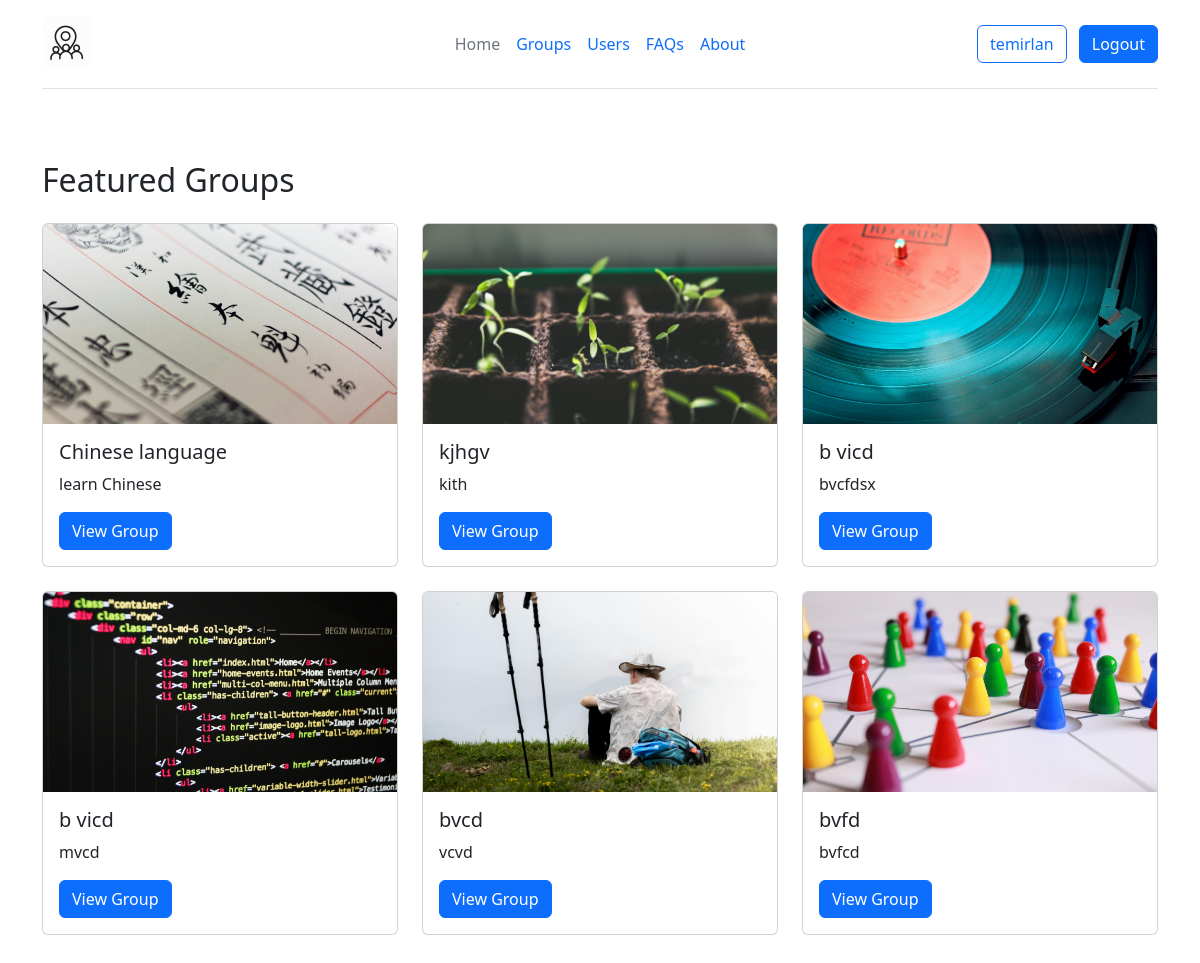
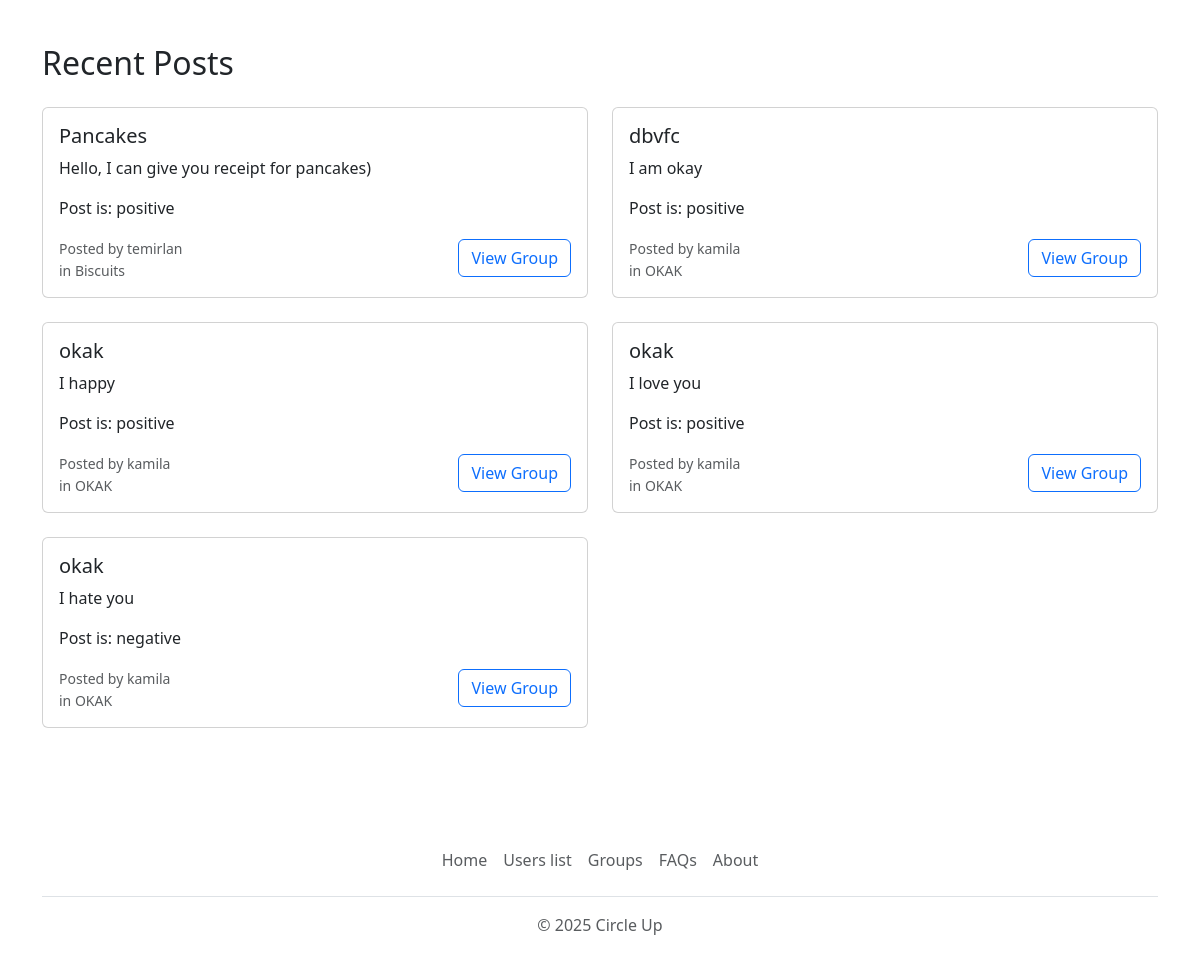
The app's page / (signed in) with its own data (2 pictures, top to bottom).
### app.py (models this page shows, shortened)
class User(db.Model):
    id = db.Column(db.Integer, primary_key=True)
    username = db.Column(db.String(20), unique=True, nullable=False)
    email = db.Column(db.String(256), unique=True, nullable=False)
    location = db.Column(db.String(20))
    image_profile = db.Column(db.String(20), nullable=False, default='default.jpg')
    password = db.Column(db.String(60), nullable=False)
    date_created = db.Column(db.DateTime, nullable=False, default=datetime.utcnow)
    posts = db.relationship('Post', backref='author', lazy=True)
    groups_admin = db.relationship('Group', backref='admin', lazy=True)

class Group(db.Model):
    id = db.Column(db.Integer, primary_key=True)
    name = db.Column(db.String(100), nullable=False)
    description = db.Column(db.Text)
    admin_id = db.Column(db.Integer, db.ForeignKey('user.id'), nullable=False)
    image = db.Column(db.String(20), nullable=False, default='default.jpg')
    date_created = db.Column(db.DateTime, nullable=False, default=datetime.utcnow)
    posts = db.relationship('Post', backref='group', lazy=True)
    members = db.relationship('User', secondary=group_members, backref=db.backref('groups', lazy='dynamic'))

class Post(db.Model):
    id = db.Column(db.Integer, primary_key=True)
    title = db.Column(db.String(100), nullable=False)
    date_posted = db.Column(db.DateTime, nullable=False, default=datetime.utcnow)
    content = db.Column(db.Text, nullable=False)
    user_id = db.Column(db.Integer, db.ForeignKey('user.id'), nullable=False)
    group_id = db.Column(db.Integer, db.ForeignKey('group.id'), nullable=False)
    image = db.Column(db.String(20), nullable=False, default='default.jpg')
    sentimental = db.Column(db.String(100), default="neutral")

### app.py (the view)
@app.route('/')
def index():
    groups = Group.query.order_by(Group.date_created.desc()).limit(6).all()
    posts = Post.query.order_by(Post.date_posted.desc()).limit(8).all()
    return render_template('homepage.html', groups=groups, posts=posts)

### templates/homepage.html (shortened to what this page needs)
{% extends 'base.html' %}
{% block content %}
<div class="container py-5">
    <div class="row mb-5">
        <h2 class="mb-4">Featured Groups</h2>
        {% for group in groups %}
        <div class="col-md-4 mb-4">
            <div class="card h-100">
                <img src="/static/group_images/{{ group.image }}" class="card-img-top" alt="{{ group.name }}"
                     style="height: 200px; object-fit: cover;">
                <div class="card-body">
                    <h5 class="card-title">{{ group.name }}</h5>
                    <p class="card-text">{{ group.description }}</p>
                    {% if session.get('user_id') %}
                    <a href="{{ url_for('group_page', group_id=group.id) }}" class="btn btn-primary">View Group</a>
                    {% else %}
                    <a href="{{ url_for('login') }}" class="btn btn-primary">Login to Join</a>
                    {% endif %}
                </div>
            </div>
        </div>
        {% endfor %}
    </div>
    <div class="row">
        <h2 class="mb-4">Recent Posts</h2>
        {% for post in posts %}
        <div class="col-md-6 mb-4">
            <div class="card">
                <div class="card-body">
                    <h5 class="card-title">{{ post.title }}</h5>
                    <p class="card-text">{{ post.content }}</p>
                    <p class="card-text">Post is: {{ post.sentimental }}</p>
                    <div class="d-flex justify-content-between align-items-center">
                        <div>
                            <small class="text-muted">Posted by {{ post.author.username }}</small>
                            <small class="text-muted d-block">in {{ post.group.name }}</small>
                        </div>
                        <a href="{{ url_for('group_page', group_id=post.group_id) }}" class="btn btn-outline-primary">View Group</a>
                    </div>
                </div>
            </div>
        </div>
        {% endfor %}
    </div>
</div>
{% include 'footer.html'%}
{% endblock %}

### templates/header.html (shortened to what this page needs)
{% extends 'base.html' %}
{% block header %}
<div class="container">
    <header class="d-flex flex-wrap align-items-center justify-content-center justify-content-md-between py-3 mb-4 border-bottom">
      <div class="col-md-3 mb-2 mb-md-0">
        <a href="{{ url_for('index') }}" class="d-inline-flex link-body-emphasis text-decoration-none">
          <img src="/static/logo.jpg" class="bi" width="50" height="50" role="img" aria-label="Bootstrap"></img>
        </a>
      </div>
      <ul class="nav col-12 col-md-auto mb-2 justify-content-center mb-md-0">
        <li><a href="{{ url_for('index') }}" class="nav-link px-2 {% if request.endpoint == "index" %} link-secondary {% endif %}">Home</a></li>
        <li><a href="{{ url_for('groups') }}" class="nav-link px-2{% if request.endpoint == "groups" %} link-secondary {% endif %}">Groups</a></li>
        <li><a href="{{ url_for('users') }}" class="nav-link px-2{% if request.endpoint == "users" %} link-secondary {% endif %}">Users</a></li>
        <li><a href="{{ url_for('routes.faq') }}" class="nav-link px-2{% if request.endpoint == "routes.faq" %} link-secondary {% endif %}">FAQs</a></li>
        <li><a href="{{ url_for('about') }}" class="nav-link px-2{% if request.endpoint == "about" %} link-secondary {% endif %}">About</a></li>
      </ul>
      <div class="col-md-3 text-end">
        {% if session.get ('user_id') %}
        <a href="{{ url_for('account') }}" class="btn btn-outline-primary me-2">{{session.get('username')}}</a>
        <a href="{{ url_for('logout') }}" class="btn btn-primary">Logout</a>
        {% else %}
        <a href="{{ url_for('login') }}" class="btn btn-outline-primary me-2">Login</a>
        <a href="{{ url_for('signup') }}" class="btn btn-primary">Sign-up</a>
        {% endif %}
      </div>
    </header>
</div>
{% endblock %}

### records on screen
User: get "temirlan"
Group: image (picture), name "Chinese language", description "learn Chinese"
Group: image (picture), name "kjhgv", description "kith"
Group: image (picture), name "b vicd", description "bvcfdsx"
Group: image (picture), name "b vicd", description "mvcd"
Group: image (picture), name "bvcd", description "vcvd"
Group: image (picture), name "bvfd", description "bvfcd"
Post: title "Pancakes", content "Hello, I can give you receipt for pancakes)", sentimental "positive", author.username "temirlan", group.name "Biscuits"
Post: title "dbvfc", content "I am okay", sentimental "positive", author.username "kamila", group.name "OKAK"
Post: title "okak", content "I happy", sentimental "positive", author.username "kamila", group.name "OKAK"
Post: title "okak", content "I love you", sentimental "positive", author.username "kamila", group.name "OKAK"
Post: title "okak", content "I hate you", sentimental "negative", author.username "kamila", group.name "OKAK"
